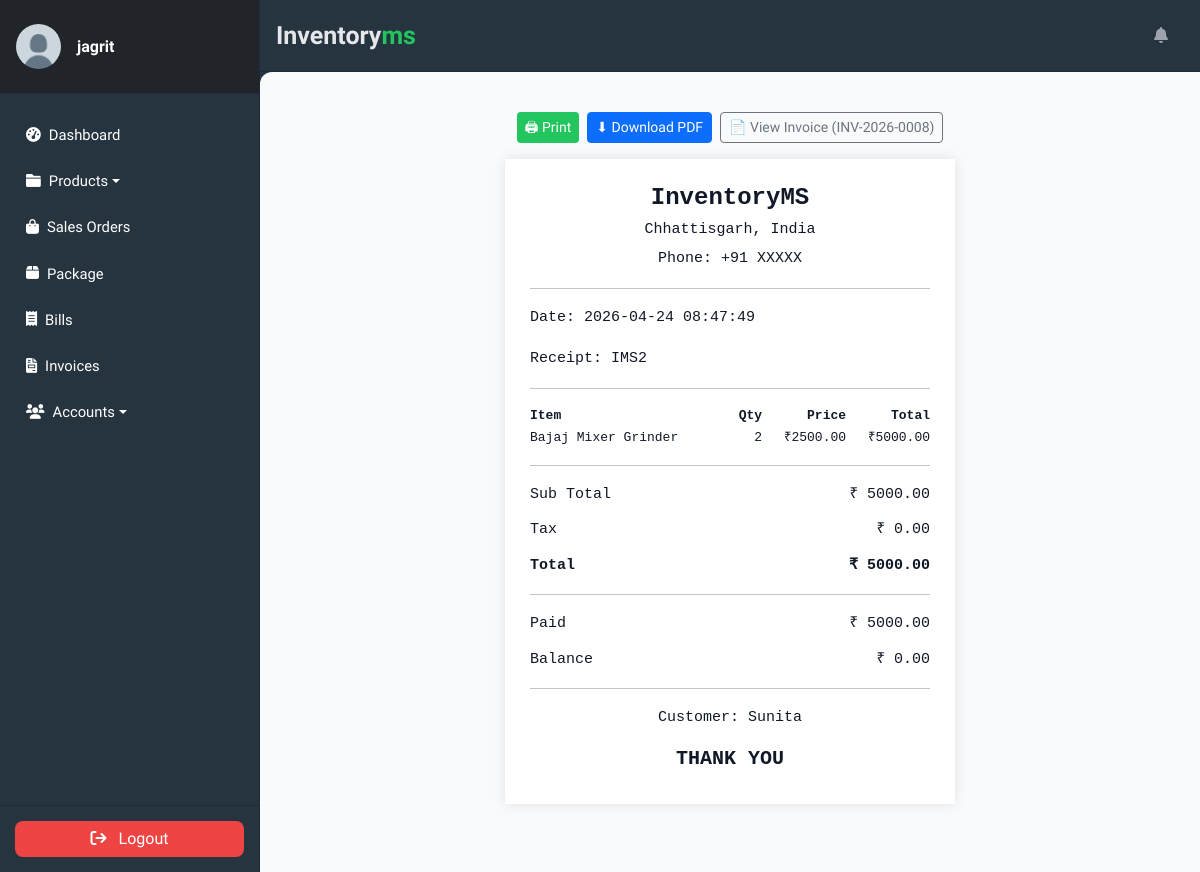
The page /transactions/sale/2/ (signed in) on the database its author committed.
### accounts/models.py (models this page shows, shortened)
class Profile(models.Model):
    user = models.OneToOneField(
        User, on_delete=models.CASCADE, verbose_name='User'
    )
    slug = AutoSlugField(
        unique=True,
        verbose_name='Account ID',
        populate_from='email'
    )
    profile_picture = ProcessedImageField(
        default='profile_pics/default.jpg',
        upload_to='profile_pics',
        format='JPEG',
        processors=[ResizeToFill(150, 150)],
        options={'quality': 100}
    )
    telephone = PhoneNumberField(
        null=True, blank=True, verbose_name='Telephone'
    )
    email = models.EmailField(
        max_length=150, blank=True, null=True, verbose_name='Email'
    )
    first_name = models.CharField(
        max_length=30, blank=True, verbose_name='First Name'
    )
    last_name = models.CharField(
        max_length=30, blank=True, verbose_name='Last Name'
    )
    status = models.CharField(
        choices=STATUS_CHOICES,
        max_length=12,
        default='INA',
        verbose_name='Status'
    )
    role = models.CharField(
        choices=ROLE_CHOICES,
        max_length=12,
        blank=True,
        null=True,
        verbose_name='Role'
    )
    class Meta:
        ordering = ['slug']
        verbose_name = 'Profile'
        verbose_name_plural = 'Profiles'

class Customer(models.Model):
    first_name = models.CharField(max_length=256)
    last_name = models.CharField(max_length=256, blank=True, null=True)
    address = models.TextField(max_length=256, blank=True, null=True)
    email = models.EmailField(max_length=256, blank=True, null=True)
    phone = models.CharField(max_length=30, blank=True, null=True)
    loyalty_points = models.IntegerField(default=0)
    class Meta:
        db_table = 'Customers'

### transactions/models.py (models this page shows, shortened)
class Sale(models.Model):
    date_added = models.DateTimeField(
        auto_now_add=True,
        verbose_name="Sale Date"
    )
    customer = models.ForeignKey(
        Customer,
        on_delete=models.DO_NOTHING,
        db_column="customer"
    )
    sub_total = models.DecimalField(
        max_digits=10,
        decimal_places=2,
        default=0.0
    )
    grand_total = models.DecimalField(
        max_digits=10,
        decimal_places=2,
        default=0.0
    )
    tax_amount = models.DecimalField(
        max_digits=10,
        decimal_places=2,
        default=0.0
    )
    tax_percentage = models.FloatField(default=0.0)
    amount_paid = models.DecimalField(
        max_digits=10,
        decimal_places=2,
        default=0.0
    )
    amount_change = models.DecimalField(
        max_digits=10,
        decimal_places=2,
        default=0.0
    )
    class Meta:
        db_table = "sales"
        verbose_name = "Sale"
        verbose_name_plural = "Sales"

class SaleDetail(models.Model):
    sale = models.ForeignKey(
        Sale,
        on_delete=models.CASCADE,
        db_column="sale",
        related_name="saledetail_set"
    )
    item = models.ForeignKey(
        Item,
        on_delete=models.DO_NOTHING,
        db_column="item"
    )
    price = models.DecimalField(
        max_digits=10,
        decimal_places=2
    )
    quantity = models.PositiveIntegerField()
    total_detail = models.DecimalField(max_digits=10, decimal_places=2)
    class Meta:
        db_table = "sale_details"
        verbose_name = "Sale Detail"
        verbose_name_plural = "Sale Details"

### invoice/models.py (models this page shows, shortened)
class Invoice(models.Model):
    slug = AutoSlugField(unique=True, populate_from='date')
    invoice_number = models.CharField(
        max_length=20, unique=True, blank=True,
        help_text="Auto-generated INV-YYYY-NNNN."
    )
    date = models.DateTimeField(auto_now=True, verbose_name='Date')
    due_date = models.DateField(null=True, blank=True)
    sale = models.OneToOneField(
        'transactions.Sale',
        on_delete=models.SET_NULL,
        null=True, blank=True,
        related_name='invoice',
        help_text="The POS Sale this invoice was generated from, if any.",
    )
    customer = models.ForeignKey(
        Customer, on_delete=models.SET_NULL, null=True, blank=True,
        related_name="invoices"
    )
    customer_name = models.CharField(max_length=60)
    contact_number = models.CharField(max_length=20, blank=True)
    customer_email = models.EmailField(max_length=120, blank=True, null=True)
    shipping_address = models.CharField(
        max_length=255, blank=True, null=True,
        verbose_name="Shipping Address"
    )
    shipping = models.FloatField(verbose_name='Shipping & Handling', default=0.0)
    grand_total = models.FloatField(verbose_name='Grand Total (₹)', default=0)
    status = models.CharField(
        max_length=10, choices=INVOICE_STATUS, default="PENDING"
    )
    class Meta:
        ordering = ["-id"]

### store/models.py (models this page shows, shortened)
class Item(models.Model):
    slug = AutoSlugField(unique=True, populate_from='name')
    name = models.CharField(max_length=50)
    sku = models.CharField(max_length=32, unique=True, null=True, blank=True)
    description = models.TextField(max_length=256)
    category = models.ForeignKey(Category, on_delete=models.CASCADE)
    quantity = models.IntegerField(default=0)
    low_stock_threshold = models.PositiveIntegerField(default=5)
    price = models.FloatField(default=0)
    cost_price = models.FloatField(default=0)
    image = models.ImageField(
        upload_to='products/', null=True, blank=True,
        help_text="Product image (optional). JPG / PNG / WebP."
    )
    expiring_date = models.DateTimeField(null=True, blank=True)
    vendor = models.ForeignKey(Vendor, on_delete=models.SET_NULL, null=True)
    class Meta:
        ordering = ['name']
        verbose_name_plural = 'Items'

### transactions/views.py (the view)
# urls.py: path('sale/<int:pk>/', SaleDetailView.as_view(), name='sale-detail'),
class SaleDetailView(LoginRequiredMixin, DetailView):
    model = Sale
    template_name = "transactions/saledetail.html"

### transactions/templates/transactions/saledetail.html (shortened to what this page needs)
{% extends "store/base.html" %}
{% block content %}
<div class="text-center my-3 d-flex justify-content-center gap-2 flex-wrap">
    <button onclick="printReceipt()" class="btn btn-success btn-sm">
        🖨 Print
    </button>
    <button onclick="downloadPDF()" class="btn btn-primary btn-sm">
        ⬇ Download PDF
    </button>
    {% if sale.invoice %}
        <a href="{% url 'invoice-detail' sale.invoice.slug %}"
           class="btn btn-outline-secondary btn-sm">
            📄 View Invoice ({{ sale.invoice.invoice_number }})
        </a>
    {% else %}
        <a href="{% url 'invoice-from-sale' sale.id %}"
           class="btn btn-warning btn-sm">
            📋 Generate Invoice
        </a>
    {% endif %}
</div>
<div class="d-flex justify-content-center">
    <div id="receipt">
        <div class="text-center">
            <h4 class="fw-bold mb-1">InventoryMS</h4>
            <p class="mb-1">Chhattisgarh, India</p>
            <p class="mb-1">Phone: +91 XXXXX</p>
        </div>
        <hr>
        <p>Date: {{ sale.date_added|date:"Y-m-d H:i:s" }}</p>
        <p>Receipt: IMS{{ sale.id }}</p>
        <hr>
        {% if sale.saledetail_set.all %}
        <table style="width:100%;font-size:13px;margin-bottom:8px;">
            <thead>
                <tr>
                    <th style="text-align:left;">Item</th>
                    <th style="text-align:right;">Qty</th>
                    <th style="text-align:right;">Price</th>
                    <th style="text-align:right;">Total</th>
                </tr>
            </thead>
            <tbody>
                {% for detail in sale.saledetail_set.all %}
                <tr>
                    <td>{{ detail.item.name }}</td>
                    <td style="text-align:right;">{{ detail.quantity }}</td>
                    <td style="text-align:right;">₹{{ detail.price }}</td>
                    <td style="text-align:right;">₹{{ detail.total_detail }}</td>
                </tr>
                {% endfor %}
            </tbody>
        </table>
        <hr>
        {% endif %}
        <div class="row-line">
            <span>Sub Total</span>
            <span>₹ {{ sale.sub_total }}</span>
        </div>
        <div class="row-line">
            <span>Tax</span>
            <span>₹ {{ sale.tax_amount }}</span>
        </div>
        <div class="row-line fw-bold">
            <span>Total</span>
            <span>₹ {{ sale.grand_total }}</span>
        </div>
        <hr>
        <div class="row-line">
            <span>Paid</span>
            <span>₹ {{ sale.amount_paid }}</span>
        </div>
        <div class="row-line">
            <span>Balance</span>
            <span>₹ {{ sale.amount_change }}</span>
        </div>
        <hr>
        <p class="text-center mt-3">
            Customer: {{ sale.customer.first_name }}
        </p>
        <h5 class="text-center fw-bold mt-3">THANK YOU</h5>
    </div>
</div>
{% endblock %}

### store/templates/store/sidebar.html (shortened to what this page needs)
{% load static %}
<aside class="sidebar">
    <div class="sidebar-header d-flex align-items-center px-3 py-4">
        <a href="{% url 'user-profile' %}" class="d-flex align-items-center text-decoration-none">
            {% if request.user.profile.profile_picture %}
                <img class="rounded-circle img-fluid" width="45"
                     src="{{ request.user.profile.profile_picture.url }}">
            {% else %}
                <img class="rounded-circle img-fluid" width="45"
                     src="{% static 'default-avatar.png' %}">
            {% endif %}
            <div class="ms-3">
                <h6 class="mb-0 fw-semibold">
                    {{ request.user.username }}
                </h6>
            </div>
        </a>
    </div>
    <div class="nav-container">
        <ul class="nav flex-column mt-2">
            <li class="nav-item mb-1">
                <a class="nav-link {% if request.resolver_match.url_name == 'dashboard' %}active{% endif %}"
                   href="{% url 'dashboard' %}">
                    <i class="fa fa-tachometer-alt me-2"></i> Dashboard
                </a>
            </li>
            <li class="nav-item mb-1 dropdown">
                <a class="nav-link dropdown-toggle
                   {% if request.resolver_match.url_name == 'productslist' or request.resolver_match.url_name == 'category-list' %}active{% endif %}"
                   href="#" data-bs-toggle="dropdown">
                    <i class="fa fa-folder me-2"></i> Products
                </a>
            </li>
            <li class="nav-item mb-1">
                <a class="nav-link {% if request.resolver_match.url_name == 'saleslist' %}active{% endif %}"
                   href="{% url 'saleslist' %}">
                    <i class="fa fa-shopping-bag me-2"></i> Sales Orders
                </a>
            </li>
            <li class="nav-item mb-1">
                <a class="nav-link {% if request.resolver_match.url_name == 'deliveries' %}active{% endif %}"
                   href="{% url 'deliveries' %}">
                    <i class="fa-solid fa-box me-2"></i> Package
                </a>
            </li>
            <li class="nav-item mb-1">
                <a class="nav-link {% if request.resolver_match.url_name == 'bill_list' %}active{% endif %}"
                   href="{% url 'bill_list' %}">
                    <i class="fa-solid fa-receipt me-2"></i>Bills
                </a>
            </li>
            <li class="nav-item mb-1">
                <a class="nav-link {% if request.resolver_match.url_name == 'invoicelist' %}active{% endif %}"
                   href="{% url 'invoicelist' %}">
                    <i class="fa-solid fa-file-invoice me-2"></i>Invoices
                </a>
            </li>
            <li class="nav-item mb-1 dropdown">
                <a class="nav-link dropdown-toggle
                   {% if request.resolver_match.url_name == 'profile_list' or request.resolver_match.url_name == 'customer_list' or request.resolver_match.url_name == 'vendor-list' %}active{% endif %}"
                   href="#" data-bs-toggle="dropdown">
                    <i class="fa fa-users me-2"></i> Accounts
                </a>
            </li>
        </ul>
    </div>
    <div class="sidebar-footer text-center">
        <form method="post" action="{% url 'user-logout' %}">
            <button type="submit" class="btn w-100">
                <i class="fa fa-sign-out me-2"></i> Logout
            </button>
        </form>
    </div>
</aside>

### static/css/style.css (style rules this page uses)
:root { --dk-gray-100: #f3f4f6; --dk-gray-200: #e5e7eb; --dk-gray-300: #d1d5db; --dk-gray-400: #9ca3af; --dk-gray-500: #6b7280; --dk-gray-600: #4b5563; --dk-gray-700: #374151; --dk-gray-800: #1f2937; --dk-gray-900: #111827; --dk-dark-bg: #313348; --dk-darker-bg: #2a2b3d; --navbar-bg-color: #6f6486; --sidebar-bg-color: #252636; --sidebar-width: 250px; --sidebar-expanded-width: 230px; --sidebar-collapsed-width: 100px; --sidebar-header-bg: #212529; --nav-link-color: #adb5bd; --nav-link-active-bg: #495057; --dropdown-menu-bg: #495057; --dropdown-item-color: #adb5bd; --dropdown-item-active-bg: #6c757d; --sidebar-separator-bg: #4caf50; --logo-separator-height: 60px; --sidebar-item-height: 50px; --submenu-item-height: 45px; }
* { margin: 0; padding: 0; box-sizing: border-box; }
body { font-family: "Inter", sans-serif; background-color: #fff; }
a { text-decoration: none; }
.sidebar { font-size: 0.925rem; background-color: var(--sidebar-bg-color); width: var(--sidebar-width); transition: width 0.3s ease-in-out; z-index: 9999999; }
.sidebar .sidebar-header { background-color: var(--sidebar-header-bg); border-bottom: 1px solid #2a2b3c; }
.sidebar ul > li > a { color: var(--dk-gray-400); text-decoration: none; }

### store/templates/store/base.html (style rules this page uses)
body { font-family: 'Source Sans 3', sans-serif; background: #25343F; margin: 0; }
.btn-success { background: #22c55e; border: none; font-weight: 500; }

### store/templates/store/sidebar.html (style rules this page uses)
.sidebar { width: 260px; background: #25343F; color: #ffffff; position: fixed; top: 0; bottom: 0; display: flex; flex-direction: column; border-right: 1px solid #1f2937; font-family: 'Source Sans 3', sans-serif; }
.sidebar * { color: #ffffff !important; }
.sidebar-header { border-bottom: 1px solid #1f2937; }
.nav-container { flex: 1; overflow-y: auto; padding: 12px; }
.nav-link { padding: 10px 14px; border-radius: 8px; transition: 0.2s; display: flex; align-items: center; }
.sidebar-footer { border-top: 1px solid #1f2937; padding: 15px; }
.sidebar-footer .btn { border-radius: 8px; background: #ef4444; border: none; }

### transactions/templates/transactions/saledetail.html (style rules this page uses)
#receipt { width: 450px; min-height: 600px; margin: auto; background: white; padding: 25px; font-family: monospace; font-size: 15px; line-height: 1.7; box-shadow: 0 0 12px rgba(0,0,0,0.1); }
.row-line { display:flex; justify-content:space-between; margin-bottom:10px; }

### rows shown on the page
Sale: invoice.invoice_number "INV-2026-0008", date_added "2026-04-24 08:47:49", id "2", sub_total "5000.00", tax_amount "0.00", grand_total "5000.00", amount_paid "5000.00", amount_change "0.00", customer.first_name "Sunita"
SaleDetail: item.name "Bajaj Mixer Grinder", quantity "2", price "2500.00", total_detail "5000.00"

### other values the page prints
{{ request.user.username }} "jagrit"
